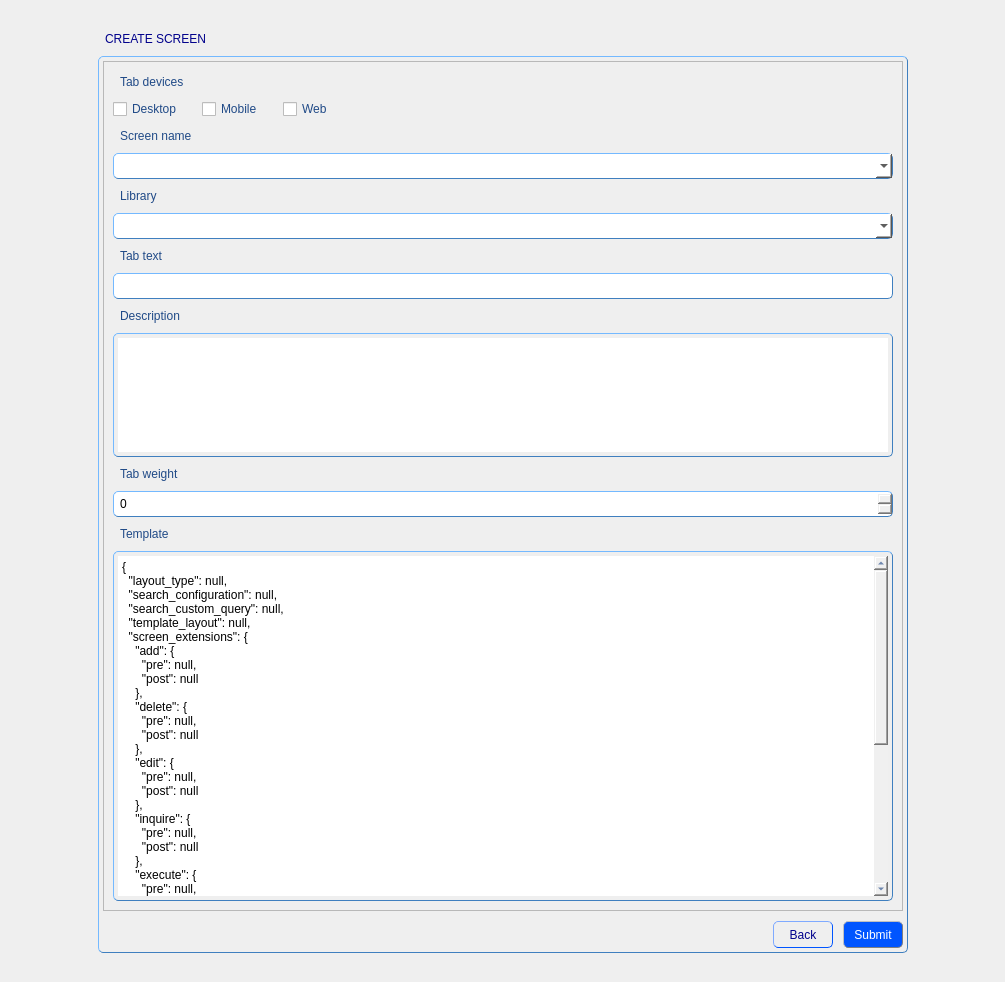
<?xml version="1.0" encoding="UTF-8"?>
<ui version="4.0">
 <class>CreateScreeForm</class>
 <widget class="BaseForm" name="CreateScreeForm">
  <property name="geometry">
   <rect>
    <x>0</x>
    <y>0</y>
    <width>1005</width>
    <height>982</height>
   </rect>
  </property>
  <property name="windowTitle">
   <string>Form</string>
  </property>
  <property name="styleSheet">
   <string notr="true">QGroupBox {
               color: black;
               padding: 4px;
               border: 1px solid rgb(63, 127, 191); 
               border-radius: 5px;
               border-style: outset;
              }
QTabWidget {
               color: blue;
               padding: 4px;
               border-radius: 5px;
               border: 1px solid rgb(63, 127, 191); 
               border-style: outset;
	           font: 11pt &quot;MS Shell Dlg 2&quot;;
              }
QWidget {
               color: rgb(32, 74, 135);
	           font: 11pt &quot;MS Shell Dlg 2&quot;;
              }
QScrollBar {
			   background-color: rgb(240, 240, 240);
              }
QLabel {
               color: rgb(32, 74, 135);
               padding: 4px;
               border-radius: 5px;
               border-style: outset;
	           font: 11pt &quot;MS Shell Dlg 2&quot;;
              }
QLineEdit {
               color: black;
               padding: 4px;
               border: 1px solid rgb(63, 127, 191); 
               border-radius: 5px;
               border-style: outset;
	           font: 10pt &quot;MS Shell Dlg 2&quot;;
              }
QComboBox {
			   color: black;
               padding: 4px;
               border: 1px solid rgb(63, 127, 191); 
               border-radius: 5px;
               border-style: outset;
               font: 9pt &quot;MS Shell Dlg 2&quot;;
			   background-color: rgb(255, 255, 255);
              }
QPlainTextEdit {
               color: black;
               padding: 4px;
               border: 1px solid rgb(63, 127, 191); 
               border-radius: 5px;
               border-style: outset;
	           font: 10pt &quot;MS Shell Dlg 2&quot;;
              }
QSpinBox {
               color: black;
               padding: 4px;
               border: 1px solid rgb(63, 127, 191); 
               border-radius: 5px;
               border-style: outset;
	           font: 10pt &quot;MS Shell Dlg 2&quot;;
              }
QListView {
               color: black;
               padding: 4px;
               border: 1px solid rgb(63, 127, 191); 
               border-radius: 5px;
               border-style: outset;
	           font: 10pt &quot;MS Shell Dlg 2&quot;;
              }</string>
  </property>
  <layout class="QGridLayout" name="gridLayout_2">
   <item row="2" column="1">
    <widget class="QGroupBox" name="groupBox">
     <property name="title">
      <string/>
     </property>
     <layout class="QGridLayout" name="gridLayout">
      <property name="leftMargin">
       <number>0</number>
      </property>
      <property name="topMargin">
       <number>0</number>
      </property>
      <property name="rightMargin">
       <number>0</number>
      </property>
      <property name="bottomMargin">
       <number>0</number>
      </property>
      <property name="spacing">
       <number>0</number>
      </property>
      <item row="0" column="0">
       <widget class="QScrollArea" name="scrollArea">
        <property name="minimumSize">
         <size>
          <width>800</width>
          <height>850</height>
         </size>
        </property>
        <property name="maximumSize">
         <size>
          <width>800</width>
          <height>850</height>
         </size>
        </property>
        <property name="widgetResizable">
         <bool>true</bool>
        </property>
        <widget class="QWidget" name="scrollAreaWidgetContents">
         <property name="geometry">
          <rect>
           <x>0</x>
           <y>0</y>
           <width>798</width>
           <height>848</height>
          </rect>
         </property>
         <layout class="QGridLayout" name="gridLayout_3">
          <item row="0" column="0">
           <widget class="QLabel" name="label_2">
            <property name="text">
             <string>Tab devices</string>
            </property>
           </widget>
          </item>
          <item row="1" column="0">
           <layout class="QHBoxLayout" name="horizontalLayout_2">
            <property name="spacing">
             <number>20</number>
            </property>
            <item>
             <widget class="QCheckBox" name="desctopBox">
              <property name="text">
               <string>Desktop</string>
              </property>
             </widget>
            </item>
            <item>
             <widget class="QCheckBox" name="mobileBox">
              <property name="text">
               <string>Mobile</string>
              </property>
             </widget>
            </item>
            <item>
             <widget class="QCheckBox" name="webBox">
              <property name="text">
               <string>Web</string>
              </property>
             </widget>
            </item>
            <item>
             <spacer name="horizontalSpacer_3">
              <property name="orientation">
               <enum>Qt::Horizontal</enum>
              </property>
              <property name="sizeHint" stdset="0">
               <size>
                <width>40</width>
                <height>20</height>
               </size>
              </property>
             </spacer>
            </item>
           </layout>
          </item>
          <item row="2" column="0">
           <widget class="QLabel" name="label_3">
            <property name="text">
             <string>Screen name</string>
            </property>
           </widget>
          </item>
          <item row="3" column="0">
           <widget class="QComboBox" name="scrNameBox"/>
          </item>
          <item row="4" column="0">
           <widget class="QLabel" name="label_4">
            <property name="text">
             <string>Library</string>
            </property>
           </widget>
          </item>
          <item row="5" column="0">
           <widget class="QComboBox" name="libraryBox"/>
          </item>
          <item row="6" column="0">
           <widget class="QLabel" name="label_5">
            <property name="text">
             <string>Tab text</string>
            </property>
           </widget>
          </item>
          <item row="7" column="0">
           <widget class="QLineEdit" name="tabTextLine"/>
          </item>
          <item row="8" column="0">
           <widget class="QLabel" name="label_6">
            <property name="text">
             <string>Description</string>
            </property>
           </widget>
          </item>
          <item row="10" column="0">
           <widget class="QLabel" name="label_7">
            <property name="text">
             <string>Tab weight</string>
            </property>
           </widget>
          </item>
          <item row="11" column="0">
           <widget class="QSpinBox" name="tabWeightSpinBox"/>
          </item>
          <item row="12" column="0">
           <widget class="QLabel" name="label_8">
            <property name="text">
             <string>Template</string>
            </property>
           </widget>
          </item>
          <item row="9" column="0">
           <widget class="QPlainTextEdit" name="descriptionEdit"/>
          </item>
          <item row="13" column="0">
           <widget class="QPlainTextEdit" name="templateEdit">
            <property name="minimumSize">
             <size>
              <width>0</width>
              <height>350</height>
             </size>
            </property>
            <property name="maximumSize">
             <size>
              <width>16777215</width>
              <height>350</height>
             </size>
            </property>
            <property name="plainText">
             <string>{
  &quot;layout_type&quot;: null,
  &quot;search_configuration&quot;: null,
  &quot;search_custom_query&quot;: null,
  &quot;template_layout&quot;: null,
  &quot;screen_extensions&quot;: {
    &quot;add&quot;: {
      &quot;pre&quot;: null,
      &quot;post&quot;: null
    },
    &quot;delete&quot;: {
      &quot;pre&quot;: null,
      &quot;post&quot;: null
    },
    &quot;edit&quot;: {
      &quot;pre&quot;: null,
      &quot;post&quot;: null
    },
    &quot;inquire&quot;: {
      &quot;pre&quot;: null,
      &quot;post&quot;: null
    },
    &quot;execute&quot;: {
      &quot;pre&quot;: null,
      &quot;post&quot;: null
    },
    &quot;executeFunction&quot;: {
      &quot;library&quot;: null,
      &quot;function&quot;: null,
      &quot;custom&quot;: null
    }
  },
  &quot;step_screen&quot;: {
    &quot;enable&quot;: false,
    &quot;icon&quot;: null
  },
  &quot;alias_framework&quot;: {
    &quot;enable&quot;: false,
    &quot;transaction_request&quot;: null
  }
}</string>
            </property>
           </widget>
          </item>
         </layout>
        </widget>
       </widget>
      </item>
      <item row="1" column="0">
       <spacer name="verticalSpacer">
        <property name="orientation">
         <enum>Qt::Vertical</enum>
        </property>
        <property name="sizeType">
         <enum>QSizePolicy::Minimum</enum>
        </property>
        <property name="sizeHint" stdset="0">
         <size>
          <width>40</width>
          <height>10</height>
         </size>
        </property>
       </spacer>
      </item>
      <item row="2" column="0">
       <layout class="QHBoxLayout" name="horizontalLayout">
        <property name="spacing">
         <number>0</number>
        </property>
        <item>
         <spacer name="horizontalSpacer">
          <property name="orientation">
           <enum>Qt::Horizontal</enum>
          </property>
          <property name="sizeHint" stdset="0">
           <size>
            <width>40</width>
            <height>20</height>
           </size>
          </property>
         </spacer>
        </item>
        <item>
         <widget class="QToolButton" name="backButton">
          <property name="minimumSize">
           <size>
            <width>60</width>
            <height>0</height>
           </size>
          </property>
          <property name="styleSheet">
           <string notr="true">QToolButton {
                color: darkblue;
               padding: 4px;
               border: 1px solid rgb(0, 85, 255); 
               border-radius: 5px;
               border-style: outset;
               font: 10pt &quot;MS Shell Dlg 2&quot;;
              }

QToolButton:hover {
               color: white;
               border: 1px solid grey;
               background-color: rgb(0, 78, 235);
               }

QToolButton:pressed {
               color: rgb(0, 0, 197)
               background: shadow;
               border-style: inset;
               }</string>
          </property>
          <property name="text">
           <string>Back</string>
          </property>
         </widget>
        </item>
        <item>
         <spacer name="horizontalSpacer_2">
          <property name="orientation">
           <enum>Qt::Horizontal</enum>
          </property>
          <property name="sizeType">
           <enum>QSizePolicy::Minimum</enum>
          </property>
          <property name="sizeHint" stdset="0">
           <size>
            <width>10</width>
            <height>20</height>
           </size>
          </property>
         </spacer>
        </item>
        <item>
         <widget class="QToolButton" name="submitButton">
          <property name="minimumSize">
           <size>
            <width>60</width>
            <height>0</height>
           </size>
          </property>
          <property name="styleSheet">
           <string notr="true">QToolButton {
               color: white;
               padding: 4px;
               border: 1px solid grey; 
               border-radius: 5px;
               border-style: outset;
               max-width: 120px;
               background-color: rgb(0, 85, 255);
               font: 10pt &quot;MS Shell Dlg 2&quot;;
              }

QToolButton:hover {
               color: darkblue;
               border: 1px solid grey;
               background-color: rgb(255, 255, 255);
               }

QToolButton:pressed {
               color: rgb(0, 0, 197)
               background: shadow;
               border-style: inset;
			    background-color: rgb(0, 78, 235);
               }</string>
          </property>
          <property name="text">
           <string>Submit</string>
          </property>
         </widget>
        </item>
       </layout>
      </item>
     </layout>
    </widget>
   </item>
   <item row="0" column="1">
    <spacer name="verticalSpacer_2">
     <property name="orientation">
      <enum>Qt::Vertical</enum>
     </property>
     <property name="sizeHint" stdset="0">
      <size>
       <width>20</width>
       <height>40</height>
      </size>
     </property>
    </spacer>
   </item>
   <item row="1" column="1">
    <widget class="QLabel" name="label">
     <property name="styleSheet">
      <string notr="true">QLabel {
               color: darkblue;
               padding: 4px;
               border-radius: 5px;
               border-style: outset;
	           font: 12pt &quot;MS Shell Dlg 2&quot;;
              }</string>
     </property>
     <property name="text">
      <string>CREATE SCREEN</string>
     </property>
    </widget>
   </item>
   <item row="3" column="1">
    <spacer name="verticalSpacer_3">
     <property name="orientation">
      <enum>Qt::Vertical</enum>
     </property>
     <property name="sizeHint" stdset="0">
      <size>
       <width>20</width>
       <height>40</height>
      </size>
     </property>
    </spacer>
   </item>
   <item row="2" column="2">
    <spacer name="horizontalSpacer_5">
     <property name="orientation">
      <enum>Qt::Horizontal</enum>
     </property>
     <property name="sizeHint" stdset="0">
      <size>
       <width>40</width>
       <height>20</height>
      </size>
     </property>
    </spacer>
   </item>
   <item row="2" column="0">
    <spacer name="horizontalSpacer_6">
     <property name="orientation">
      <enum>Qt::Horizontal</enum>
     </property>
     <property name="sizeHint" stdset="0">
      <size>
       <width>40</width>
       <height>20</height>
      </size>
     </property>
    </spacer>
   </item>
  </layout>
 </widget>
    <customwidgets>
        <customwidget>
            <class>BaseForm</class>
            <extends>QWidget</extends>
            <header>BaseForm.h</header>
            <container>1</container>
        </customwidget>
    </customwidgets>
 <resources/>
 <connections/>
</ui>
